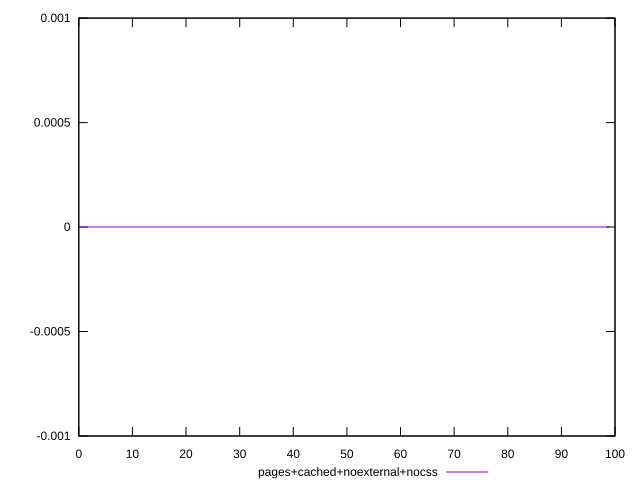

This chart was generated by the following gnuplot code:
reset
set terminal svg size 640, 490 enhanced background rgb 'white'
set output "report_00007_2020-12-11T15:55:29.892Z/uses-rel-preconnect/comparison/sorted/9_vs_10.svg"

$pagesCachedNoexternalNocss <<EOF
0 0
1 0
2 0
3 0
4 0
5 0
6 0
7 0
8 0
9 0
10 0
11 0
12 0
13 0
14 0
15 0
16 0
17 0
18 0
19 0
20 0
21 0
22 0
23 0
24 0
25 0
26 0
27 0
28 0
29 0
30 0
31 0
32 0
33 0
34 0
35 0
36 0
37 0
38 0
39 0
40 0
41 0
42 0
43 0
44 0
45 0
46 0
47 0
48 0
49 0
50 0
51 0
52 0
53 0
54 0
55 0
56 0
57 0
58 0
59 0
60 0
61 0
62 0
63 0
64 0
65 0
66 0
67 0
68 0
69 0
70 0
71 0
72 0
73 0
74 0
75 0
76 0
77 0
78 0
79 0
80 0
81 0
82 0
83 0
84 0
85 0
86 0
87 0
88 0
89 0
90 0
91 0
92 0
93 0
94 0
95 0
96 0
97 0
98 0
99 0
EOF

set key outside below
set yrange [-0.001:0.001]

plot \
  $pagesCachedNoexternalNocss title "pages+cached+noexternal+nocss" with line, \


reset
